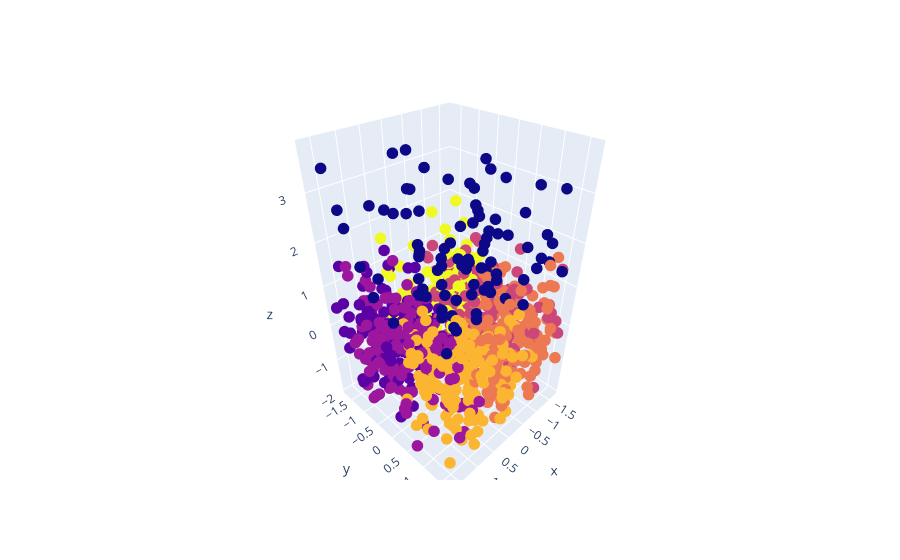

Here is the notebook cell this chart was saved with:
### Code cell
fig = go.Figure(data=[go.Scatter3d(x=df['Age'], y=df['Max_BPM'], z=df['BMI'], mode='markers', marker_color=df['Cluster'], marker_size=4)])
fig.show()

### Figure 1 — Plotly figure (JSON) as saved in the notebook; plotly's stock layout.template omitted (floating-point values rounded to 4 significant figures; data arrays with more than 128 entries replaced by an {"elided": "..."} marker saying what was removed)
{"data": [{"marker": {"color": {"elided": "973 int values"}, "size": 4}, "mode": "markers", "type": "scatter3d", "x": {"elided": "973 float values"}, "y": {"elided": "973 float values"}, "z": {"elided": "973 float values"}}], "layout": {}}
